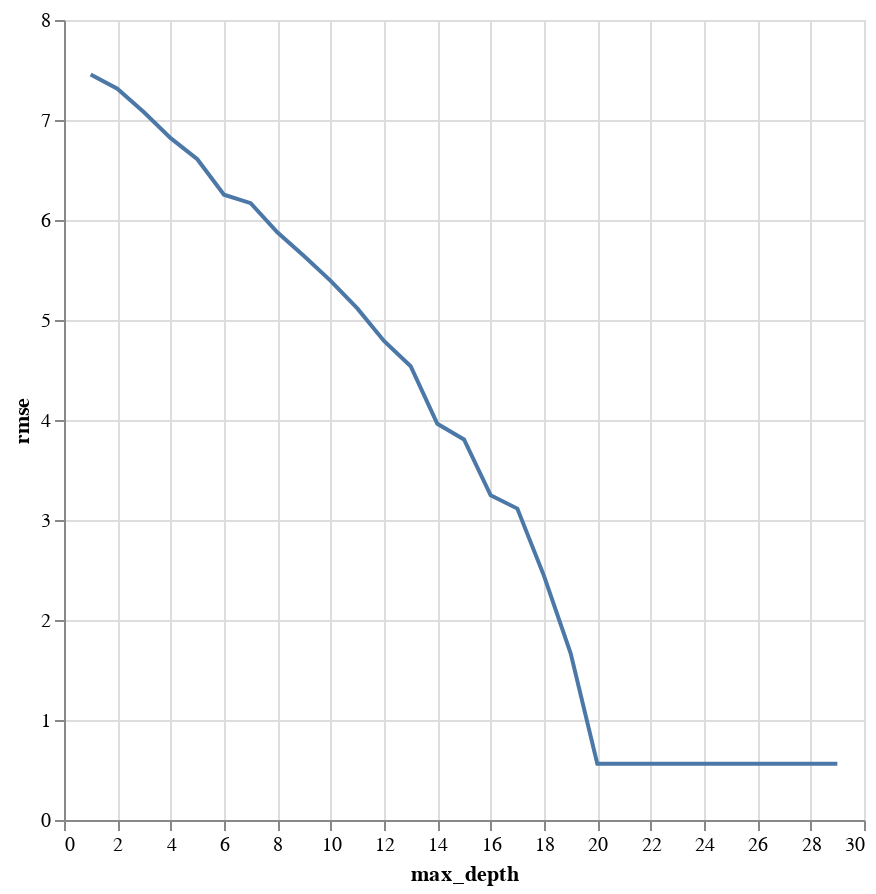

Notebook code cell kept with this figure:
### Code cell
plot_max_depth_rmse(max_depths, rmses_oe)

### Figure 1 — Vega-Lite specification as saved in the notebook (floating-point values rounded to 4 significant figures)
{"config": {"view": {"continuousWidth": 300, "continuousHeight": 300}}, "data": {"name": "data-81fbc48f93e505b8e18bc6fdc023b91f"}, "mark": {"type": "line"}, "encoding": {"x": {"field": "max_depth", "type": "quantitative"}, "y": {"field": "rmse", "type": "quantitative"}}, "height": 400, "params": [{"name": "param_2", "select": {"type": "interval", "encodings": ["x", "y"]}, "bind": "scales"}], "width": 400, "$schema": "https://vega.github.io/schema/vega-lite/v5.16.3.json", "datasets": {"data-81fbc48f93e505b8e18bc6fdc023b91f": [{"max_depth": 1, "rmse": 7.455}, {"max_depth": 2, "rmse": 7.313}, {"max_depth": 3, "rmse": 7.077}, {"max_depth": 4, "rmse": 6.819}, {"max_depth": 5, "rmse": 6.607}, {"max_depth": 6, "rmse": 6.253}, {"max_depth": 7, "rmse": 6.169}, {"max_depth": 8, "rmse": 5.877}, {"max_depth": 9, "rmse": 5.639}, {"max_depth": 10, "rmse": 5.391}, {"max_depth": 11, "rmse": 5.116}, {"max_depth": 12, "rmse": 4.79}, {"max_depth": 13, "rmse": 4.538}, {"max_depth": 14, "rmse": 3.962}, {"max_depth": 15, "rmse": 3.805}, {"max_depth": 16, "rmse": 3.247}, {"max_depth": 17, "rmse": 3.114}, {"max_depth": 18, "rmse": 2.442}, {"max_depth": 19, "rmse": 1.667}, {"max_depth": 20, "rmse": 0.5614}, {"max_depth": 21, "rmse": 0.5614}, {"max_depth": 22, "rmse": 0.5614}, {"max_depth": 23, "rmse": 0.5614}, {"max_depth": 24, "rmse": 0.5614}, {"max_depth": 25, "rmse": 0.5614}, {"max_depth": 26, "rmse": 0.5614}, {"max_depth": 27, "rmse": 0.5614}, {"max_depth": 28, "rmse": 0.5614}, {"max_depth": 29, "rmse": 0.5614}]}}
